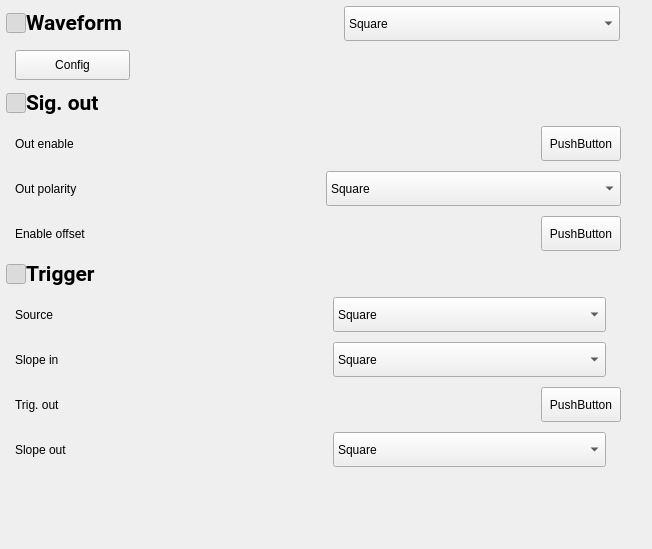
<?xml version="1.0" encoding="UTF-8"?>
<ui version="4.0">
 <class>wgContentHmf2550</class>
 <widget class="QWidget" name="wgContentHmf2550">
  <property name="geometry">
   <rect>
    <x>0</x>
    <y>0</y>
    <width>652</width>
    <height>549</height>
   </rect>
  </property>
  <property name="windowTitle">
   <string>Form</string>
  </property>
  <layout class="QHBoxLayout" name="horizontalLayout_4">
   <property name="leftMargin">
    <number>6</number>
   </property>
   <property name="topMargin">
    <number>6</number>
   </property>
   <property name="rightMargin">
    <number>6</number>
   </property>
   <property name="bottomMargin">
    <number>6</number>
   </property>
   <item>
    <layout class="QVBoxLayout" name="verticalLayout_7">
     <property name="spacing">
      <number>0</number>
     </property>
     <item>
      <layout class="QVBoxLayout" name="verticalLayout_6">
       <property name="spacing">
        <number>0</number>
       </property>
       <item>
        <layout class="QHBoxLayout" name="horizontalLayout_3">
         <property name="spacing">
          <number>0</number>
         </property>
         <property name="rightMargin">
          <number>10</number>
         </property>
         <item>
          <layout class="QHBoxLayout" name="horizontalLayout_2">
           <item>
            <widget class="QPushButton" name="btnWaveform">
             <property name="minimumSize">
              <size>
               <width>20</width>
               <height>20</height>
              </size>
             </property>
             <property name="maximumSize">
              <size>
               <width>20</width>
               <height>20</height>
              </size>
             </property>
             <property name="cursor">
              <cursorShape>PointingHandCursor</cursorShape>
             </property>
             <property name="text">
              <string/>
             </property>
             <property name="icon">
              <iconset resource="../../res.qrc">
               <normaloff>:/icon/btnCloseExpan.png</normaloff>
               <normalon>:/icon/btnOpenExpan.png</normalon>:/icon/btnCloseExpan.png</iconset>
             </property>
             <property name="checkable">
              <bool>true</bool>
             </property>
             <property name="checked">
              <bool>true</bool>
             </property>
            </widget>
           </item>
           <item>
            <widget class="QLabel" name="label_7">
             <property name="minimumSize">
              <size>
               <width>170</width>
               <height>28</height>
              </size>
             </property>
             <property name="maximumSize">
              <size>
               <width>150</width>
               <height>28</height>
              </size>
             </property>
             <property name="font">
              <font>
               <family>Roboto</family>
               <pointsize>16</pointsize>
               <bold>true</bold>
              </font>
             </property>
             <property name="text">
              <string>Waveform</string>
             </property>
            </widget>
           </item>
          </layout>
         </item>
         <item>
          <spacer name="horizontalSpacer_9">
           <property name="orientation">
            <enum>Qt::Orientation::Horizontal</enum>
           </property>
           <property name="sizeHint" stdset="0">
            <size>
             <width>40</width>
             <height>20</height>
            </size>
           </property>
          </spacer>
         </item>
         <item>
          <widget class="QComboBox" name="cbbWaveType">
           <property name="enabled">
            <bool>true</bool>
           </property>
           <property name="minimumSize">
            <size>
             <width>276</width>
             <height>35</height>
            </size>
           </property>
           <property name="maximumSize">
            <size>
             <width>276</width>
             <height>16777215</height>
            </size>
           </property>
           <item>
            <property name="text">
             <string>Square</string>
            </property>
           </item>
           <item>
            <property name="text">
             <string>Triangle</string>
            </property>
           </item>
           <item>
            <property name="text">
             <string>Pulse</string>
            </property>
           </item>
           <item>
            <property name="text">
             <string>Arbitrary</string>
            </property>
           </item>
          </widget>
         </item>
        </layout>
       </item>
       <item>
        <widget class="QWidget" name="wgWaveForm" native="true">
         <property name="minimumSize">
          <size>
           <width>624</width>
           <height>0</height>
          </size>
         </property>
         <property name="maximumSize">
          <size>
           <width>624</width>
           <height>16777215</height>
          </size>
         </property>
         <property name="styleSheet">
          <string notr="true"/>
         </property>
         <layout class="QVBoxLayout" name="verticalLayout">
          <item>
           <layout class="QVBoxLayout" name="vLayoutWaveType">
            <property name="spacing">
             <number>0</number>
            </property>
           </layout>
          </item>
          <item>
           <layout class="QHBoxLayout" name="horizontalLayout">
            <item>
             <widget class="QPushButton" name="pushButton_8">
              <property name="minimumSize">
               <size>
                <width>115</width>
                <height>30</height>
               </size>
              </property>
              <property name="cursor">
               <cursorShape>PointingHandCursor</cursorShape>
              </property>
              <property name="text">
               <string>Config</string>
              </property>
             </widget>
            </item>
            <item>
             <spacer name="horizontalSpacer_4">
              <property name="orientation">
               <enum>Qt::Orientation::Horizontal</enum>
              </property>
              <property name="sizeHint" stdset="0">
               <size>
                <width>40</width>
                <height>20</height>
               </size>
              </property>
             </spacer>
            </item>
           </layout>
          </item>
         </layout>
        </widget>
       </item>
      </layout>
     </item>
     <item>
      <layout class="QVBoxLayout" name="verticalLayout_5">
       <item>
        <layout class="QHBoxLayout" name="horizontalLayout_5">
         <property name="spacing">
          <number>0</number>
         </property>
         <item>
          <widget class="QPushButton" name="btnSignalOut">
           <property name="minimumSize">
            <size>
             <width>20</width>
             <height>20</height>
            </size>
           </property>
           <property name="maximumSize">
            <size>
             <width>20</width>
             <height>20</height>
            </size>
           </property>
           <property name="cursor">
            <cursorShape>PointingHandCursor</cursorShape>
           </property>
           <property name="text">
            <string/>
           </property>
           <property name="icon">
            <iconset resource="../../res.qrc">
             <normaloff>:/icon/btnCloseExpan.png</normaloff>
             <normalon>:/icon/btnOpenExpan.png</normalon>:/icon/btnCloseExpan.png</iconset>
           </property>
           <property name="checkable">
            <bool>true</bool>
           </property>
           <property name="checked">
            <bool>true</bool>
           </property>
          </widget>
         </item>
         <item>
          <widget class="QLabel" name="label_8">
           <property name="minimumSize">
            <size>
             <width>170</width>
             <height>28</height>
            </size>
           </property>
           <property name="maximumSize">
            <size>
             <width>150</width>
             <height>28</height>
            </size>
           </property>
           <property name="font">
            <font>
             <family>Roboto</family>
             <pointsize>16</pointsize>
             <bold>true</bold>
            </font>
           </property>
           <property name="text">
            <string>Sig. out</string>
           </property>
          </widget>
         </item>
         <item>
          <spacer name="horizontalSpacer_3">
           <property name="orientation">
            <enum>Qt::Orientation::Horizontal</enum>
           </property>
           <property name="sizeType">
            <enum>QSizePolicy::Policy::Expanding</enum>
           </property>
           <property name="sizeHint" stdset="0">
            <size>
             <width>40</width>
             <height>20</height>
            </size>
           </property>
          </spacer>
         </item>
        </layout>
       </item>
       <item>
        <widget class="QWidget" name="wgSignalOut" native="true">
         <property name="minimumSize">
          <size>
           <width>624</width>
           <height>0</height>
          </size>
         </property>
         <property name="maximumSize">
          <size>
           <width>624</width>
           <height>16777215</height>
          </size>
         </property>
         <property name="styleSheet">
          <string notr="true"/>
         </property>
         <layout class="QVBoxLayout" name="verticalLayout_2">
          <item>
           <layout class="QGridLayout" name="gridLayout">
            <property name="horizontalSpacing">
             <number>240</number>
            </property>
            <property name="verticalSpacing">
             <number>10</number>
            </property>
            <item row="0" column="0">
             <widget class="QLabel" name="label_11">
              <property name="text">
               <string>Out enable</string>
              </property>
             </widget>
            </item>
            <item row="0" column="1">
             <layout class="QHBoxLayout" name="horizontalLayout_6">
              <item>
               <spacer name="horizontalSpacer">
                <property name="orientation">
                 <enum>Qt::Orientation::Horizontal</enum>
                </property>
                <property name="sizeHint" stdset="0">
                 <size>
                  <width>40</width>
                  <height>20</height>
                 </size>
                </property>
               </spacer>
              </item>
              <item>
               <widget class="QPushButton" name="pushButton">
                <property name="minimumSize">
                 <size>
                  <width>0</width>
                  <height>35</height>
                 </size>
                </property>
                <property name="text">
                 <string>PushButton</string>
                </property>
               </widget>
              </item>
             </layout>
            </item>
            <item row="1" column="1">
             <widget class="QComboBox" name="comboBox_2">
              <property name="minimumSize">
               <size>
                <width>273</width>
                <height>35</height>
               </size>
              </property>
              <item>
               <property name="text">
                <string>Square</string>
               </property>
              </item>
              <item>
               <property name="text">
                <string>Triangle</string>
               </property>
              </item>
              <item>
               <property name="text">
                <string>Pulse</string>
               </property>
              </item>
              <item>
               <property name="text">
                <string>Arbitrary</string>
               </property>
              </item>
             </widget>
            </item>
            <item row="1" column="0">
             <widget class="QLabel" name="label_13">
              <property name="text">
               <string>Out polarity</string>
              </property>
             </widget>
            </item>
            <item row="2" column="0">
             <widget class="QLabel" name="label_12">
              <property name="text">
               <string>Enable offset</string>
              </property>
             </widget>
            </item>
            <item row="2" column="1">
             <layout class="QHBoxLayout" name="horizontalLayout_8">
              <item>
               <spacer name="horizontalSpacer_6">
                <property name="orientation">
                 <enum>Qt::Orientation::Horizontal</enum>
                </property>
                <property name="sizeHint" stdset="0">
                 <size>
                  <width>40</width>
                  <height>20</height>
                 </size>
                </property>
               </spacer>
              </item>
              <item>
               <widget class="QPushButton" name="pushButton_3">
                <property name="minimumSize">
                 <size>
                  <width>0</width>
                  <height>35</height>
                 </size>
                </property>
                <property name="text">
                 <string>PushButton</string>
                </property>
               </widget>
              </item>
             </layout>
            </item>
           </layout>
          </item>
         </layout>
        </widget>
       </item>
      </layout>
     </item>
     <item>
      <layout class="QVBoxLayout" name="verticalLayout_4">
       <property name="spacing">
        <number>0</number>
       </property>
       <item>
        <layout class="QHBoxLayout" name="horizontalLayout_11">
         <property name="spacing">
          <number>0</number>
         </property>
         <item>
          <widget class="QPushButton" name="btnTrigger">
           <property name="minimumSize">
            <size>
             <width>20</width>
             <height>20</height>
            </size>
           </property>
           <property name="maximumSize">
            <size>
             <width>20</width>
             <height>20</height>
            </size>
           </property>
           <property name="cursor">
            <cursorShape>PointingHandCursor</cursorShape>
           </property>
           <property name="text">
            <string/>
           </property>
           <property name="icon">
            <iconset resource="../../res.qrc">
             <normaloff>:/icon/btnCloseExpan.png</normaloff>
             <normalon>:/icon/btnOpenExpan.png</normalon>:/icon/btnCloseExpan.png</iconset>
           </property>
           <property name="checkable">
            <bool>true</bool>
           </property>
           <property name="checked">
            <bool>true</bool>
           </property>
          </widget>
         </item>
         <item>
          <widget class="QLabel" name="label_9">
           <property name="minimumSize">
            <size>
             <width>170</width>
             <height>28</height>
            </size>
           </property>
           <property name="maximumSize">
            <size>
             <width>150</width>
             <height>28</height>
            </size>
           </property>
           <property name="font">
            <font>
             <family>Roboto</family>
             <pointsize>16</pointsize>
             <bold>true</bold>
            </font>
           </property>
           <property name="text">
            <string>Trigger</string>
           </property>
          </widget>
         </item>
         <item>
          <spacer name="horizontalSpacer_8">
           <property name="orientation">
            <enum>Qt::Orientation::Horizontal</enum>
           </property>
           <property name="sizeHint" stdset="0">
            <size>
             <width>40</width>
             <height>20</height>
            </size>
           </property>
          </spacer>
         </item>
        </layout>
       </item>
       <item>
        <widget class="QWidget" name="wgTrigger" native="true">
         <property name="minimumSize">
          <size>
           <width>624</width>
           <height>0</height>
          </size>
         </property>
         <property name="maximumSize">
          <size>
           <width>624</width>
           <height>16777215</height>
          </size>
         </property>
         <property name="styleSheet">
          <string notr="true"/>
         </property>
         <layout class="QVBoxLayout" name="verticalLayout_3">
          <item>
           <layout class="QGridLayout" name="gridLayout_2">
            <property name="horizontalSpacing">
             <number>266</number>
            </property>
            <property name="verticalSpacing">
             <number>10</number>
            </property>
            <item row="2" column="1">
             <layout class="QHBoxLayout" name="horizontalLayout_10">
              <item>
               <spacer name="horizontalSpacer_7">
                <property name="orientation">
                 <enum>Qt::Orientation::Horizontal</enum>
                </property>
                <property name="sizeHint" stdset="0">
                 <size>
                  <width>40</width>
                  <height>20</height>
                 </size>
                </property>
               </spacer>
              </item>
              <item>
               <widget class="QPushButton" name="pushButton_5">
                <property name="minimumSize">
                 <size>
                  <width>0</width>
                  <height>35</height>
                 </size>
                </property>
                <property name="text">
                 <string>PushButton</string>
                </property>
               </widget>
              </item>
             </layout>
            </item>
            <item row="1" column="1">
             <widget class="QComboBox" name="comboBox_3">
              <property name="minimumSize">
               <size>
                <width>273</width>
                <height>35</height>
               </size>
              </property>
              <property name="maximumSize">
               <size>
                <width>273</width>
                <height>16777215</height>
               </size>
              </property>
              <item>
               <property name="text">
                <string>Square</string>
               </property>
              </item>
              <item>
               <property name="text">
                <string>Triangle</string>
               </property>
              </item>
              <item>
               <property name="text">
                <string>Pulse</string>
               </property>
              </item>
              <item>
               <property name="text">
                <string>Arbitrary</string>
               </property>
              </item>
             </widget>
            </item>
            <item row="2" column="0">
             <widget class="QLabel" name="label_16">
              <property name="text">
               <string>Trig. out</string>
              </property>
             </widget>
            </item>
            <item row="1" column="0">
             <widget class="QLabel" name="label_15">
              <property name="text">
               <string>Slope in</string>
              </property>
             </widget>
            </item>
            <item row="0" column="0">
             <widget class="QLabel" name="label_14">
              <property name="text">
               <string>Source</string>
              </property>
             </widget>
            </item>
            <item row="3" column="0">
             <widget class="QLabel" name="label_17">
              <property name="text">
               <string>Slope out</string>
              </property>
             </widget>
            </item>
            <item row="0" column="1">
             <widget class="QComboBox" name="comboBox_4">
              <property name="minimumSize">
               <size>
                <width>273</width>
                <height>35</height>
               </size>
              </property>
              <property name="maximumSize">
               <size>
                <width>273</width>
                <height>16777215</height>
               </size>
              </property>
              <item>
               <property name="text">
                <string>Square</string>
               </property>
              </item>
              <item>
               <property name="text">
                <string>Triangle</string>
               </property>
              </item>
              <item>
               <property name="text">
                <string>Pulse</string>
               </property>
              </item>
              <item>
               <property name="text">
                <string>Arbitrary</string>
               </property>
              </item>
             </widget>
            </item>
            <item row="3" column="1">
             <widget class="QComboBox" name="comboBox_5">
              <property name="minimumSize">
               <size>
                <width>273</width>
                <height>35</height>
               </size>
              </property>
              <property name="maximumSize">
               <size>
                <width>273</width>
                <height>16777215</height>
               </size>
              </property>
              <item>
               <property name="text">
                <string>Square</string>
               </property>
              </item>
              <item>
               <property name="text">
                <string>Triangle</string>
               </property>
              </item>
              <item>
               <property name="text">
                <string>Pulse</string>
               </property>
              </item>
              <item>
               <property name="text">
                <string>Arbitrary</string>
               </property>
              </item>
             </widget>
            </item>
           </layout>
          </item>
         </layout>
        </widget>
       </item>
      </layout>
     </item>
     <item>
      <spacer name="verticalSpacer">
       <property name="orientation">
        <enum>Qt::Orientation::Vertical</enum>
       </property>
       <property name="sizeHint" stdset="0">
        <size>
         <width>616</width>
         <height>52</height>
        </size>
       </property>
      </spacer>
     </item>
    </layout>
   </item>
   <item>
    <spacer name="horizontalSpacer_2">
     <property name="orientation">
      <enum>Qt::Orientation::Horizontal</enum>
     </property>
     <property name="sizeHint" stdset="0">
      <size>
       <width>3</width>
       <height>448</height>
      </size>
     </property>
    </spacer>
   </item>
  </layout>
 </widget>
 <tabstops>
  <tabstop>btnWaveform</tabstop>
  <tabstop>cbbWaveType</tabstop>
  <tabstop>pushButton_8</tabstop>
  <tabstop>btnSignalOut</tabstop>
  <tabstop>pushButton</tabstop>
  <tabstop>comboBox_2</tabstop>
  <tabstop>pushButton_3</tabstop>
  <tabstop>btnTrigger</tabstop>
  <tabstop>comboBox_4</tabstop>
  <tabstop>comboBox_3</tabstop>
  <tabstop>pushButton_5</tabstop>
  <tabstop>comboBox_5</tabstop>
 </tabstops>
 <resources>
  <include location="../../res.qrc"/>
 </resources>
 <connections/>
</ui>
